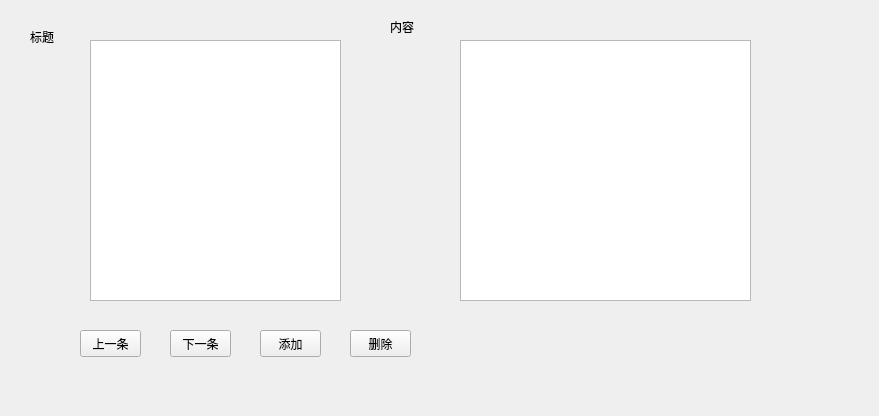
<?xml version="1.0" encoding="UTF-8"?>
<ui version="4.0">
 <class>fangtang</class>
 <widget class="QWidget" name="fangtang">
  <property name="geometry">
   <rect>
    <x>0</x>
    <y>0</y>
    <width>879</width>
    <height>416</height>
   </rect>
  </property>
  <property name="windowTitle">
   <string>半结构化访谈</string>
  </property>
  <widget class="QLabel" name="label">
   <property name="geometry">
    <rect>
     <x>30</x>
     <y>30</y>
     <width>59</width>
     <height>13</height>
    </rect>
   </property>
   <property name="text">
    <string>标题</string>
   </property>
  </widget>
  <widget class="QLabel" name="label_2">
   <property name="geometry">
    <rect>
     <x>390</x>
     <y>20</y>
     <width>59</width>
     <height>13</height>
    </rect>
   </property>
   <property name="text">
    <string>内容</string>
   </property>
  </widget>
  <widget class="QTextEdit" name="textEdit">
   <property name="geometry">
    <rect>
     <x>460</x>
     <y>40</y>
     <width>291</width>
     <height>261</height>
    </rect>
   </property>
  </widget>
  <widget class="QPushButton" name="pushButton">
   <property name="geometry">
    <rect>
     <x>80</x>
     <y>330</y>
     <width>61</width>
     <height>27</height>
    </rect>
   </property>
   <property name="text">
    <string>上一条</string>
   </property>
  </widget>
  <widget class="QPushButton" name="pushButton_2">
   <property name="geometry">
    <rect>
     <x>170</x>
     <y>330</y>
     <width>61</width>
     <height>27</height>
    </rect>
   </property>
   <property name="text">
    <string>下一条</string>
   </property>
  </widget>
  <widget class="QPushButton" name="pushButton_3">
   <property name="geometry">
    <rect>
     <x>260</x>
     <y>330</y>
     <width>61</width>
     <height>27</height>
    </rect>
   </property>
   <property name="text">
    <string>添加</string>
   </property>
  </widget>
  <widget class="QPushButton" name="pushButton_4">
   <property name="geometry">
    <rect>
     <x>350</x>
     <y>330</y>
     <width>61</width>
     <height>27</height>
    </rect>
   </property>
   <property name="text">
    <string>删除</string>
   </property>
  </widget>
  <widget class="QTableView" name="tableViewCaption">
   <property name="geometry">
    <rect>
     <x>90</x>
     <y>40</y>
     <width>251</width>
     <height>261</height>
    </rect>
   </property>
  </widget>
 </widget>
 <resources/>
 <connections/>
</ui>
